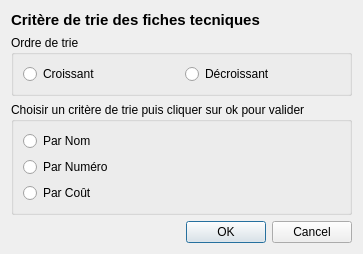
<?xml version="1.0" encoding="UTF-8"?>
<ui version="4.0">
 <class>TrieDialogFiche</class>
 <widget class="QDialog" name="TrieDialogFiche">
  <property name="geometry">
   <rect>
    <x>0</x>
    <y>0</y>
    <width>363</width>
    <height>226</height>
   </rect>
  </property>
  <property name="windowTitle">
   <string>Dialog</string>
  </property>
  <layout class="QGridLayout" name="gridLayout_3">
   <item row="0" column="0">
    <widget class="QLabel" name="label">
     <property name="font">
      <font>
       <pointsize>11</pointsize>
       <weight>75</weight>
       <bold>true</bold>
      </font>
     </property>
     <property name="text">
      <string>Critère de trie des fiches tecniques</string>
     </property>
    </widget>
   </item>
   <item row="1" column="0">
    <widget class="QGroupBox" name="groupBox_2">
     <property name="title">
      <string>Ordre de trie</string>
     </property>
     <layout class="QGridLayout" name="gridLayout_2">
      <item row="0" column="1">
       <widget class="QRadioButton" name="radioTrieDecroissant">
        <property name="text">
         <string>Décroissant</string>
        </property>
       </widget>
      </item>
      <item row="0" column="0">
       <widget class="QRadioButton" name="radioTrieCroissant">
        <property name="text">
         <string>Croissant</string>
        </property>
       </widget>
      </item>
     </layout>
    </widget>
   </item>
   <item row="2" column="0">
    <widget class="QGroupBox" name="groupBox">
     <property name="title">
      <string>Choisir un critère de trie puis cliquer sur ok pour valider</string>
     </property>
     <layout class="QGridLayout" name="gridLayout">
      <item row="0" column="0">
       <widget class="QRadioButton" name="radioTrieParNom">
        <property name="text">
         <string>Par Nom</string>
        </property>
       </widget>
      </item>
      <item row="1" column="0">
       <widget class="QRadioButton" name="radioTrieParNumero">
        <property name="text">
         <string>Par Numéro</string>
        </property>
       </widget>
      </item>
      <item row="2" column="0">
       <widget class="QRadioButton" name="radioTrieParCout">
        <property name="text">
         <string>Par Coût</string>
        </property>
       </widget>
      </item>
     </layout>
    </widget>
   </item>
   <item row="3" column="0">
    <widget class="QDialogButtonBox" name="buttonBox">
     <property name="standardButtons">
      <set>QDialogButtonBox::Cancel|QDialogButtonBox::Ok</set>
     </property>
    </widget>
   </item>
  </layout>
 </widget>
 <resources/>
 <connections/>
</ui>
